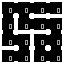

Tiled map render using the project's own tile images. Description and the whole map definition, tile-layer contents included, below:
An orthogonal 4x4 tile map with 16x16 px tiles, 1 tile layer (Tile Layer 1).

<map version="1.9" tiledversion="1.9.0" orientation="orthogonal" renderorder="right-down" width="4" height="4" tilewidth="16" tileheight="16" infinite="0" nextlayerid="2" nextobjectid="1">
 <tileset firstgid="1" source="../room_layouts.tsx" />
 <layer id="1" name="Tile Layer 1" width="4" height="4">
  <data encoding="csv">
6,8,4,3,
13,10,4,7,
10,7,6,15,
2,11,10,11
</data>
 </layer>
</map>
